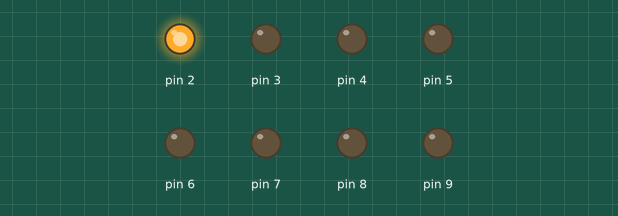
This sketch was run on a simulated Arduino Uno, built with avr-gcc and run on an emulated ATmega328P. Shown: output pins drawn as LEDs (lit = HIGH).

Above: at 0.05 s.
At 0.45 s:
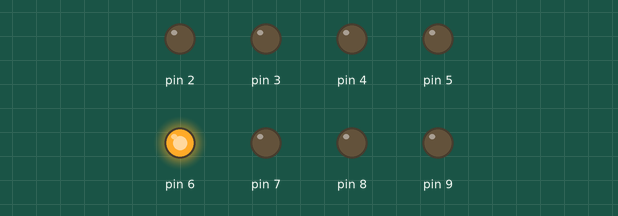
At 0.75 s:
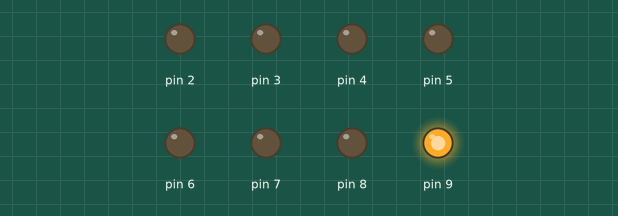
At 1.55 s:
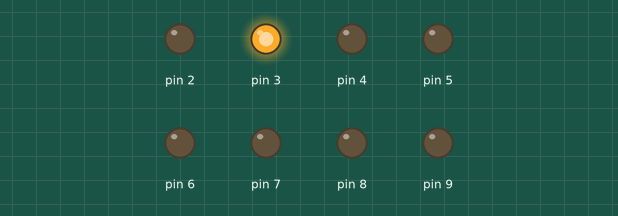
At 2.35 s:
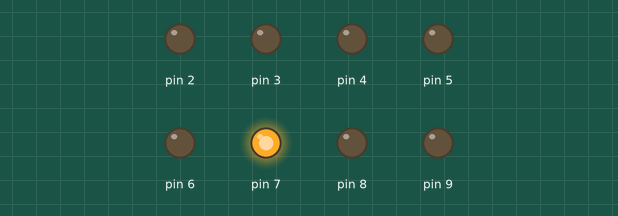
At 3.15 s:
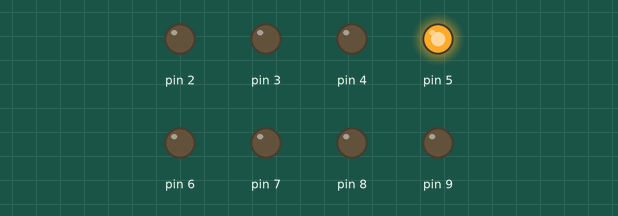
Timing chart, 0 to 3.5 s (numbered marks = the images above):
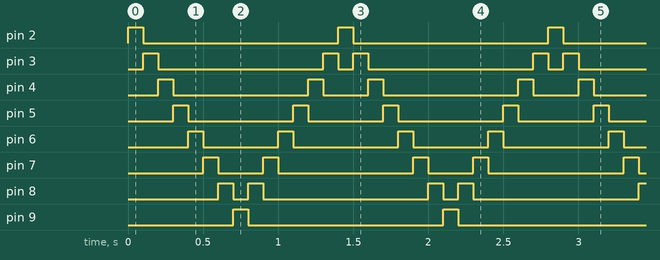

Measured:
- by itself, pin 2, pin 9: alternates HIGH for 0.10 s and LOW for 1.3 s
- by itself, pin 3: repeats every 1.4 s: LOW 1.1 s, HIGH 0.10 s, LOW 0.10 s, HIGH 0.10 s
- by itself, pin 4: repeats every 1.4 s: LOW 0.90 s, HIGH 0.10 s, LOW 0.30 s, HIGH 0.10 s
- by itself, pin 5: repeats every 1.4 s: LOW 0.70 s, HIGH 0.10 s, LOW 0.50 s, HIGH 0.10 s
- by itself, pin 6: repeats every 1.4 s: LOW 0.50 s, HIGH 0.10 s, LOW 0.70 s, HIGH 0.10 s
- by itself, pin 7: repeats every 1.4 s: LOW 0.30 s, HIGH 0.10 s, LOW 0.90 s, HIGH 0.10 s
- by itself, pin 8: repeats every 1.4 s: LOW 0.10 s, HIGH 0.10 s, LOW 1.1 s, HIGH 0.10 s

The sketch:

bai1.3.ino
```cpp
void setup() {
  // put your setup code here, to run once:
  for (int i = 2; i < 10; i++) {
    pinMode(i,OUTPUT);
  }
}

void loop() {
  // put your main code here, to run repeatedly:
  for (int i = 2; i < 10; i++) {
    digitalWrite(i,1);
    delay(100);
    digitalWrite(i,0);
  }
  for (int i = 8; i > 2; i--) {
    digitalWrite(i,1);
    delay(100);
    digitalWrite(i,0);
  }

}
```
